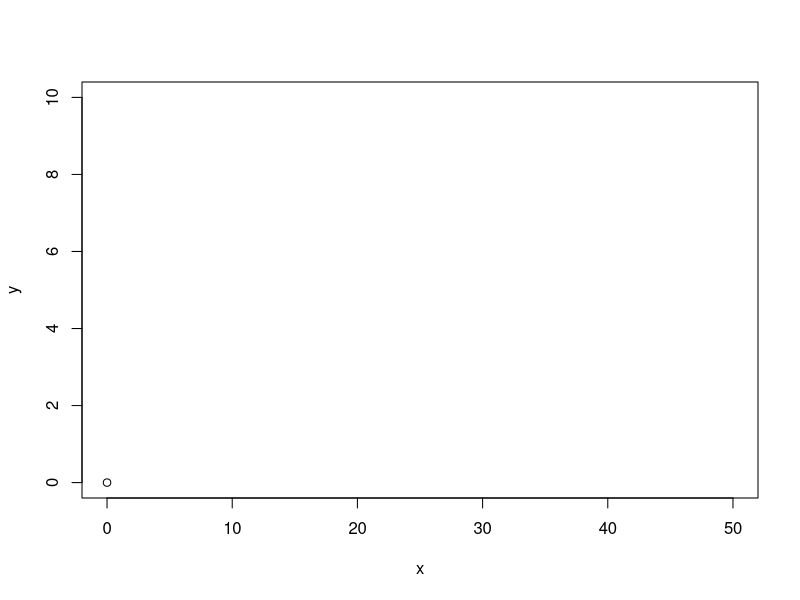

Source code (R): (Note: this script raises an error after producing the figure.)
# Riley Payung
# cds 251
# 04/30/2020
# Lab 13
# The purpose of this lab is to draw out a cannonball trajectory,
# Updating the graph as we go along.


Draw_Cannonball <- function() {
  # variable Declaration
  y0 <- 0.0
  x0 <- 0.0
  vy <- 0.0
  vx <- 0.0
  g <- 9.8
  h <- 0.01
  V <- 0.0
  theta <- 0
  t <- 0.0
  # Set the initial x and y (0,0);
  x <- x0
  y <- y0
  # Ask the user for input.
  print("Please enter the total velocity:");
  V <- scan(n=1);
  print("Please enter the angle of the shot:")
  theta <- scan(n=1);
  # Set the velocities
  vx <- V * cos(((pi * theta) / 180.0))
  vy <- V * sin(((pi * theta) / 180.0))
  # plot the initial values
  plot(x,y,xlim = c(0,50), ylim = c(0,10))
  # loop through the simulation
  while (TRUE) {
    # calculate the height at the current time, the new velocity, and the new x at the current time.
    y <- y + h * vy;
    vy <- vy - h * g;
    x <- x + h * vx;
    # replot the points on the same visualization
    points(x,y);
    # set t to its new value.
    t <- t + h
    # if y is less than 0, break.
    if (y < 0.0) { 
      break;
    }
    Sys.sleep(0.02);
  }
  # print out the values for the time aloft and the total distance traveled.
  print(paste("total Time Aloft:",as.character(t)));
  print(paste("Total Distance Traveled:",as.character(x)));
}

Draw_Cannonball();
